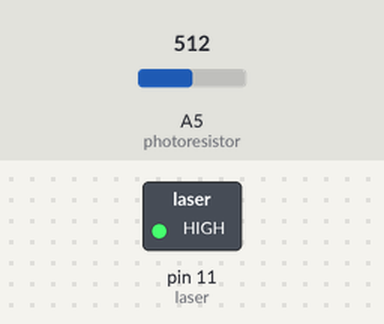
This sketch was run on a simulated Arduino Uno, built with avr-gcc and run on an emulated ATmega328P. Parts: switched loads named in the sketch (green lamp = pin HIGH). Inputs (shaded band) come from the test bench; at power-on: A5 (photoresistor) = 512. What the sketch prints to the serial monitor is not drawn.

Above: at 0.1 s.
At 5.6 s:
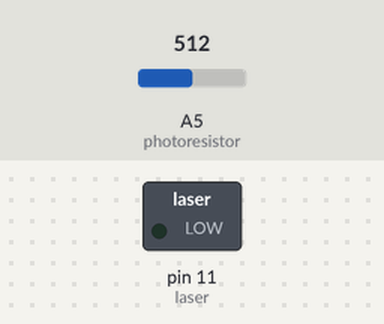
Timing chart, 0 to 7.1 s (numbered marks = the images above):
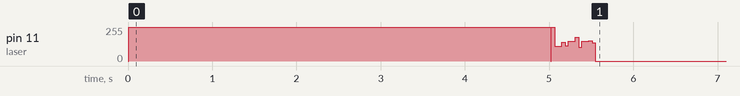

The sketch:

laserComm4.ino
```cpp
int laser = 11;
int photoresistor = A5;
int sensorValue = 0;
String incoming = "2";
String endofMessage = "3";
String binary = "";
String myText = "abcdefghijklmnopqrstuvwxyz";

String readings = "";

void setup() {
  pinMode(laser, OUTPUT);
  Serial.begin(9600);
  readings += incoming;
  for(int i=0; i<myText.length(); i++){
   char myChar = myText.charAt(i);
    for(int i=7; i>=0; i--){
      byte bytes = bitRead(myChar,i);
      binary += bytes;
    }
  }
  digitalWrite(laser, HIGH);
  delay(5000);
}

void loop() {
    if(binary != ""){
      if(binary.charAt(0) == '0'){
        digitalWrite(laser, LOW);
      }
      else{
        digitalWrite(laser, HIGH);
      }
      binary = binary.substring(1,binary.length());
    }
    else{
        readings += endofMessage;
        if (printer(readings)){
          readings = "";
          digitalWrite(laser, LOW);
          delay(1000000);
        }
        else{
          Serial.println("Missed Start of Message, Try Again");
          readings="";
          delay(1000000);
        }
    }
    delay(1);
    sensorValue = analogRead(photoresistor);
    if (sensorValue < 20){
      readings += "1";
    }
    else{
      readings += "0";
    }
    delay(1);
}

boolean printer(String str){
  Serial.println(str);
  int start = 0;
  int ending = 0;
  for (int i=0; i < str.length(); i++){
    if (str.charAt(i) == '2'){
      start = i+1;
      break;
    }
  }
  for(int j = start; j < str.length(); j++){
    if (str.charAt(j) == '3'){
      ending = j;
      break;
    }
  }

  if(start > 0 && ending > 0){
    Serial.print(str.substring(start, ending));
    return true;
  }
  else{
    return false;
  }
}
```
